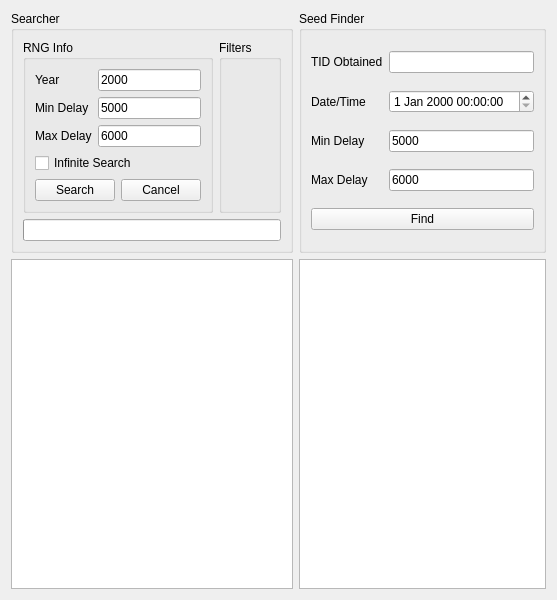
<?xml version="1.0" encoding="UTF-8"?>
<ui version="4.0">
 <class>IDs4</class>
 <widget class="QWidget" name="IDs4">
  <property name="geometry">
   <rect>
    <x>0</x>
    <y>0</y>
    <width>520</width>
    <height>600</height>
   </rect>
  </property>
  <property name="windowTitle">
   <string>Gen 4 TID/SID</string>
  </property>
  <layout class="QGridLayout" name="gridLayout_3">
   <item row="0" column="0">
    <widget class="QGroupBox" name="groupBoxSearcher">
     <property name="sizePolicy">
      <sizepolicy hsizetype="Preferred" vsizetype="Preferred">
       <horstretch>1</horstretch>
       <verstretch>0</verstretch>
      </sizepolicy>
     </property>
     <property name="title">
      <string>Searcher</string>
     </property>
     <layout class="QGridLayout" name="gridLayout_4">
      <item row="0" column="0">
       <widget class="QGroupBox" name="groupBoxRNGInfo">
        <property name="title">
         <string>RNG Info</string>
        </property>
        <layout class="QGridLayout" name="gridLayout">
         <item row="0" column="0">
          <widget class="QLabel" name="labelYear">
           <property name="text">
            <string>Year</string>
           </property>
          </widget>
         </item>
         <item row="0" column="1">
          <widget class="TextBox" name="textBoxYear">
           <property name="text">
            <string notr="true">2000</string>
           </property>
          </widget>
         </item>
         <item row="1" column="0">
          <widget class="QLabel" name="labelSearcherMinDelay">
           <property name="text">
            <string>Min Delay</string>
           </property>
          </widget>
         </item>
         <item row="1" column="1">
          <widget class="TextBox" name="textBoxSearcherMinDelay">
           <property name="text">
            <string notr="true">5000</string>
           </property>
          </widget>
         </item>
         <item row="2" column="0">
          <widget class="QLabel" name="labelSearcherMaxDelay">
           <property name="text">
            <string>Max Delay</string>
           </property>
          </widget>
         </item>
         <item row="2" column="1">
          <widget class="TextBox" name="textBoxSearcherMaxDelay">
           <property name="text">
            <string notr="true">6000</string>
           </property>
          </widget>
         </item>
         <item row="3" column="0" colspan="2">
          <widget class="QCheckBox" name="checkBoxInfiniteSearch">
           <property name="text">
            <string>Infinite Search</string>
           </property>
          </widget>
         </item>
         <item row="4" column="0" colspan="2">
          <layout class="QHBoxLayout" name="horizontalLayout">
           <item>
            <widget class="QPushButton" name="pushButtonSearch">
             <property name="text">
              <string>Search</string>
             </property>
            </widget>
           </item>
           <item>
            <widget class="QPushButton" name="pushButtonCancel">
             <property name="text">
              <string>Cancel</string>
             </property>
            </widget>
           </item>
          </layout>
         </item>
        </layout>
       </widget>
      </item>
      <item row="0" column="1">
       <widget class="QGroupBox" name="groupBoxFilters">
        <property name="title">
         <string>Filters</string>
        </property>
        <layout class="QGridLayout" name="gridLayout_2">
         <item row="0" column="0">
          <widget class="IDsFilter" name="idFilter" native="true"/>
         </item>
        </layout>
       </widget>
      </item>
      <item row="1" column="0" colspan="2">
       <widget class="QProgressBar" name="progressBar"/>
      </item>
     </layout>
    </widget>
   </item>
   <item row="0" column="1">
    <widget class="QGroupBox" name="groupBoxSeedFinder">
     <property name="sizePolicy">
      <sizepolicy hsizetype="Preferred" vsizetype="Preferred">
       <horstretch>1</horstretch>
       <verstretch>0</verstretch>
      </sizepolicy>
     </property>
     <property name="title">
      <string>Seed Finder</string>
     </property>
     <layout class="QGridLayout" name="gridLayout_6">
      <item row="0" column="0">
       <widget class="QLabel" name="labelTID">
        <property name="text">
         <string>TID Obtained</string>
        </property>
       </widget>
      </item>
      <item row="0" column="1">
       <widget class="TextBox" name="textBoxTID"/>
      </item>
      <item row="1" column="0">
       <widget class="QLabel" name="labelDateTime">
        <property name="text">
         <string>Date/Time</string>
        </property>
       </widget>
      </item>
      <item row="1" column="1">
       <widget class="DateTimeEdit" name="dateTimeEdit"/>
      </item>
      <item row="2" column="0">
       <widget class="QLabel" name="labelSeedFinderMinDelay">
        <property name="text">
         <string>Min Delay</string>
        </property>
       </widget>
      </item>
      <item row="2" column="1">
       <widget class="TextBox" name="textBoxSeedFinderMinDelay">
        <property name="text">
         <string notr="true">5000</string>
        </property>
       </widget>
      </item>
      <item row="3" column="0">
       <widget class="QLabel" name="labelSeedFinderMaxDelay">
        <property name="text">
         <string>Max Delay</string>
        </property>
       </widget>
      </item>
      <item row="3" column="1">
       <widget class="TextBox" name="textBoxSeedFinderMaxDelay">
        <property name="text">
         <string notr="true">6000</string>
        </property>
       </widget>
      </item>
      <item row="4" column="0" colspan="2">
       <widget class="QPushButton" name="pushButtonFind">
        <property name="text">
         <string>Find</string>
        </property>
       </widget>
      </item>
     </layout>
    </widget>
   </item>
   <item row="2" column="0">
    <widget class="TableView" name="tableViewSearcher"/>
   </item>
   <item row="2" column="1">
    <widget class="TableView" name="tableViewSeedFinder"/>
   </item>
  </layout>
 </widget>
 <customwidgets>
  <customwidget>
   <class>TextBox</class>
   <extends>QLineEdit</extends>
   <header>Form/Controls/TextBox.hpp</header>
  </customwidget>
  <customwidget>
   <class>TableView</class>
   <extends>QTableView</extends>
   <header>Form/Controls/TableView.hpp</header>
  </customwidget>
  <customwidget>
   <class>IDsFilter</class>
   <extends>QWidget</extends>
   <header>Form/Controls/IDsFilter.hpp</header>
   <container>1</container>
  </customwidget>
  <customwidget>
   <class>DateTimeEdit</class>
   <extends>QDateTimeEdit</extends>
   <header>Form/Controls/DateTimeEdit.hpp</header>
  </customwidget>
 </customwidgets>
 <tabstops>
  <tabstop>textBoxYear</tabstop>
  <tabstop>textBoxSearcherMinDelay</tabstop>
  <tabstop>textBoxSearcherMaxDelay</tabstop>
  <tabstop>checkBoxInfiniteSearch</tabstop>
  <tabstop>pushButtonSearch</tabstop>
  <tabstop>pushButtonCancel</tabstop>
  <tabstop>tableViewSearcher</tabstop>
  <tabstop>textBoxTID</tabstop>
  <tabstop>dateTimeEdit</tabstop>
  <tabstop>textBoxSeedFinderMinDelay</tabstop>
  <tabstop>textBoxSeedFinderMaxDelay</tabstop>
  <tabstop>pushButtonFind</tabstop>
  <tabstop>tableViewSeedFinder</tabstop>
 </tabstops>
 <resources/>
 <connections/>
</ui>
